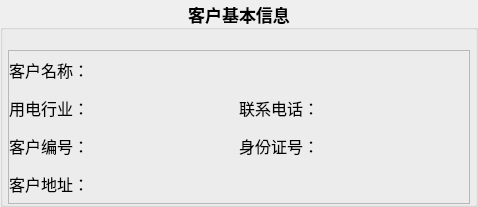
         <widget class="QGroupBox" name="groupBox">
          <property name="sizePolicy">
           <sizepolicy hsizetype="Preferred" vsizetype="Preferred">
            <horstretch>0</horstretch>
            <verstretch>0</verstretch>
           </sizepolicy>
          </property>
          <property name="minimumSize">
           <size>
            <width>0</width>
            <height>0</height>
           </size>
          </property>
          <property name="font">
           <font>
            <family>微软雅黑</family>
            <pointsize>13</pointsize>
            <weight>75</weight>
            <bold>true</bold>
           </font>
          </property>
          <property name="autoFillBackground">
           <bool>false</bool>
          </property>
          <property name="title">
           <string>客户基本信息</string>
          </property>
          <property name="alignment">
           <set>Qt::AlignCenter</set>
          </property>
          <property name="flat">
           <bool>false</bool>
          </property>
          <property name="checkable">
           <bool>false</bool>
          </property>
          <layout class="QGridLayout" name="gridLayout_2">
           <property name="leftMargin">
            <number>5</number>
           </property>
           <property name="topMargin">
            <number>0</number>
           </property>
           <property name="rightMargin">
            <number>5</number>
           </property>
           <property name="bottomMargin">
            <number>0</number>
           </property>
           <property name="spacing">
            <number>0</number>
           </property>
           <item row="1" column="0">
            <widget class="QFrame" name="frame_2">
             <property name="minimumSize">
              <size>
               <width>0</width>
               <height>0</height>
              </size>
             </property>
             <property name="maximumSize">
              <size>
               <width>16777215</width>
               <height>16777215</height>
              </size>
             </property>
             <property name="font">
              <font>
               <family>微软雅黑</family>
              </font>
             </property>
             <property name="styleSheet">
              <string notr="true"/>
             </property>
             <property name="frameShape">
              <enum>QFrame::StyledPanel</enum>
             </property>
             <property name="frameShadow">
              <enum>QFrame::Raised</enum>
             </property>
             <layout class="QVBoxLayout" name="verticalLayout">
              <property name="spacing">
               <number>0</number>
              </property>
              <property name="leftMargin">
               <number>0</number>
              </property>
              <property name="topMargin">
               <number>0</number>
              </property>
              <property name="rightMargin">
               <number>0</number>
              </property>
              <property name="bottomMargin">
               <number>0</number>
              </property>
              <item>
               <layout class="QHBoxLayout" name="horizontalLayout_6">
                <item>
                 <widget class="QLabel" name="label_4">
                  <property name="sizePolicy">
                   <sizepolicy hsizetype="Fixed" vsizetype="Preferred">
                    <horstretch>0</horstretch>
                    <verstretch>0</verstretch>
                   </sizepolicy>
                  </property>
                  <property name="minimumSize">
                   <size>
                    <width>0</width>
                    <height>38</height>
                   </size>
                  </property>
                  <property name="maximumSize">
                   <size>
                    <width>16777215</width>
                    <height>38</height>
                   </size>
                  </property>
                  <property name="font">
                   <font>
                    <family>微软雅黑</family>
                    <pointsize>12</pointsize>
                    <weight>50</weight>
                    <bold>false</bold>
                   </font>
                  </property>
                  <property name="text">
                   <string>客户名称：</string>
                  </property>
                 </widget>
                </item>
                <item>
                 <widget class="QLabel" name="label_ClientName">
                  <property name="sizePolicy">
                   <sizepolicy hsizetype="Preferred" vsizetype="Fixed">
                    <horstretch>0</horstretch>
                    <verstretch>0</verstretch>
                   </sizepolicy>
                  </property>
                  <property name="minimumSize">
                   <size>
                    <width>0</width>
                    <height>31</height>
                   </size>
                  </property>
                  <property name="font">
                   <font>
                    <family>微软雅黑</family>
                    <pointsize>12</pointsize>
                   </font>
                  </property>
                  <property name="text">
                   <string/>
                  </property>
                  <property name="alignment">
                   <set>Qt::AlignLeading|Qt::AlignLeft|Qt::AlignVCenter</set>
                  </property>
                 </widget>
                </item>
               </layout>
              </item>
              <item>
               <layout class="QHBoxLayout" name="horizontalLayout_7">
                <item>
                 <widget class="QLabel" name="label_12">
                  <property name="sizePolicy">
                   <sizepolicy hsizetype="Fixed" vsizetype="Fixed">
                    <horstretch>0</horstretch>
                    <verstretch>0</verstretch>
                   </sizepolicy>
                  </property>
                  <property name="minimumSize">
                   <size>
                    <width>0</width>
                    <height>38</height>
                   </size>
                  </property>
                  <property name="font">
                   <font>
                    <family>微软雅黑</family>
                    <pointsize>12</pointsize>
                    <weight>50</weight>
                    <bold>false</bold>
                   </font>
                  </property>
                  <property name="text">
                   <string>用电行业：</string>
                  </property>
                 </widget>
                </item>
                <item>
                 <widget class="QLabel" name="label_PowerTrade">
                  <property name="minimumSize">
                   <size>
                    <width>150</width>
                    <height>0</height>
                   </size>
                  </property>
                  <property name="font">
                   <font>
                    <family>微软雅黑</family>
                    <pointsize>12</pointsize>
                   </font>
                  </property>
                  <property name="text">
                   <string/>
                  </property>
                  <property name="alignment">
                   <set>Qt::AlignLeading|Qt::AlignLeft|Qt::AlignVCenter</set>
                  </property>
                 </widget>
                </item>
                <item>
                 <widget class="QLabel" name="label_7">
                  <property name="sizePolicy">
                   <sizepolicy hsizetype="Fixed" vsizetype="Fixed">
                    <horstretch>0</horstretch>
                    <verstretch>0</verstretch>
                   </sizepolicy>
                  </property>
                  <property name="minimumSize">
                   <size>
                    <width>0</width>
                    <height>38</height>
                   </size>
                  </property>
                  <property name="font">
                   <font>
                    <family>微软雅黑</family>
                    <pointsize>12</pointsize>
                    <weight>50</weight>
                    <bold>false</bold>
                   </font>
                  </property>
                  <property name="text">
                   <string>联系电话：</string>
                  </property>
                 </widget>
                </item>
                <item>
                 <widget class="QLabel" name="label_ContactTelephone">
                  <property name="minimumSize">
                   <size>
                    <width>150</width>
                    <height>0</height>
                   </size>
                  </property>
                  <property name="font">
                   <font>
                    <family>Arial</family>
                    <pointsize>12</pointsize>
                   </font>
                  </property>
                  <property name="text">
                   <string/>
                  </property>
                  <property name="alignment">
                   <set>Qt::AlignLeading|Qt::AlignLeft|Qt::AlignVCenter</set>
                  </property>
                 </widget>
                </item>
               </layout>
              </item>
              <item>
               <layout class="QHBoxLayout" name="horizontalLayout_3">
                <item>
                 <widget class="QLabel" name="label_5">
                  <property name="sizePolicy">
                   <sizepolicy hsizetype="Fixed" vsizetype="Fixed">
                    <horstretch>0</horstretch>
                    <verstretch>0</verstretch>
                   </sizepolicy>
                  </property>
                  <property name="minimumSize">
                   <size>
                    <width>0</width>
                    <height>38</height>
                   </size>
                  </property>
                  <property name="maximumSize">
                   <size>
                    <width>16777215</width>
                    <height>38</height>
                   </size>
                  </property>
                  <property name="font">
                   <font>
                    <family>微软雅黑</family>
                    <pointsize>12</pointsize>
                    <weight>50</weight>
                    <bold>false</bold>
                   </font>
                  </property>
                  <property name="text">
                   <string>客户编号：</string>
                  </property>
                 </widget>
                </item>
                <item>
                 <widget class="QLabel" name="label_ClientNum">
                  <property name="minimumSize">
                   <size>
                    <width>150</width>
                    <height>0</height>
                   </size>
                  </property>
                  <property name="font">
                   <font>
                    <family>Arial</family>
                    <pointsize>12</pointsize>
                   </font>
                  </property>
                  <property name="text">
                   <string/>
                  </property>
                  <property name="alignment">
                   <set>Qt::AlignLeading|Qt::AlignLeft|Qt::AlignVCenter</set>
                  </property>
                 </widget>
                </item>
                <item>
                 <widget class="QLabel" name="label_14">
                  <property name="sizePolicy">
                   <sizepolicy hsizetype="Fixed" vsizetype="Fixed">
                    <horstretch>0</horstretch>
                    <verstretch>0</verstretch>
                   </sizepolicy>
                  </property>
                  <property name="minimumSize">
                   <size>
                    <width>0</width>
                    <height>38</height>
                   </size>
                  </property>
                  <property name="font">
                   <font>
                    <family>微软雅黑</family>
                    <pointsize>12</pointsize>
                    <weight>50</weight>
                    <bold>false</bold>
                   </font>
                  </property>
                  <property name="text">
                   <string>身份证号：</string>
                  </property>
                 </widget>
                </item>
                <item>
                 <widget class="QLabel" name="label_ClientName_2">
                  <property name="sizePolicy">
                   <sizepolicy hsizetype="Preferred" vsizetype="Preferred">
                    <horstretch>0</horstretch>
                    <verstretch>0</verstretch>
                   </sizepolicy>
                  </property>
                  <property name="minimumSize">
                   <size>
                    <width>150</width>
                    <height>31</height>
                   </size>
                  </property>
                  <property name="font">
                   <font>
                    <family>Arial</family>
                    <pointsize>12</pointsize>
                   </font>
                  </property>
                  <property name="text">
                   <string/>
                  </property>
                  <property name="alignment">
                   <set>Qt::AlignLeading|Qt::AlignLeft|Qt::AlignVCenter</set>
                  </property>
                 </widget>
                </item>
               </layout>
              </item>
              <item>
               <layout class="QHBoxLayout" name="horizontalLayout_9">
                <item>
                 <widget class="QLabel" name="label_8">
                  <property name="sizePolicy">
                   <sizepolicy hsizetype="Fixed" vsizetype="Fixed">
                    <horstretch>0</horstretch>
                    <verstretch>0</verstretch>
                   </sizepolicy>
                  </property>
                  <property name="minimumSize">
                   <size>
                    <width>0</width>
                    <height>38</height>
                   </size>
                  </property>
                  <property name="font">
                   <font>
                    <family>微软雅黑</family>
                    <pointsize>12</pointsize>
                    <weight>50</weight>
                    <bold>false</bold>
                   </font>
                  </property>
                  <property name="text">
                   <string>客户地址：</string>
                  </property>
                 </widget>
                </item>
                <item>
                 <widget class="QLabel" name="label_address">
                  <property name="font">
                   <font>
                    <family>微软雅黑</family>
                    <pointsize>12</pointsize>
                    <weight>50</weight>
                    <bold>false</bold>
                   </font>
                  </property>
                  <property name="text">
                   <string/>
                  </property>
                  <property name="alignment">
                   <set>Qt::AlignLeading|Qt::AlignLeft|Qt::AlignVCenter</set>
                  </property>
                 </widget>
                </item>
                <item>
                 <spacer name="horizontalSpacer_2">
                  <property name="orientation">
                   <enum>Qt::Horizontal</enum>
                  </property>
                  <property name="sizeType">
                   <enum>QSizePolicy::Preferred</enum>
                  </property>
                  <property name="sizeHint" stdset="0">
                   <size>
                    <width>40</width>
                    <height>20</height>
                   </size>
                  </property>
                 </spacer>
                </item>
               </layout>
              </item>
             </layout>
            </widget>
           </item>
           <item row="0" column="0">
            <spacer name="verticalSpacer_2">
             <property name="orientation">
              <enum>Qt::Vertical</enum>
             </property>
             <property name="sizeType">
              <enum>QSizePolicy::Fixed</enum>
             </property>
             <property name="sizeHint" stdset="0">
              <size>
               <width>20</width>
               <height>20</height>
              </size>
             </property>
            </spacer>
           </item>
          </layout>
         </widget>
